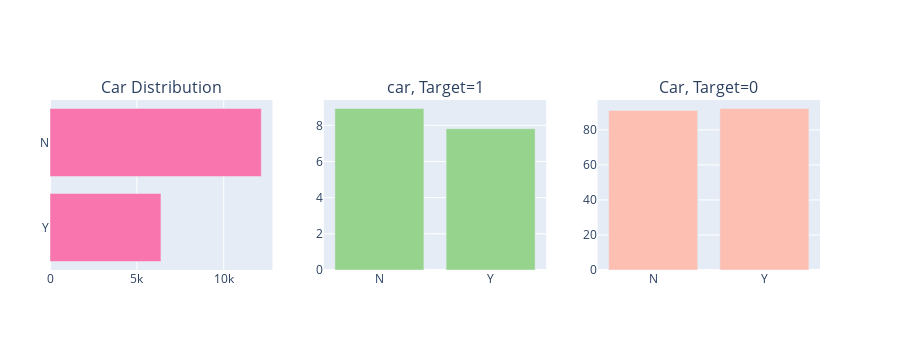

The cell this chart's notebook holds for it:
### Markdown cell above
## Exploratory Data Analysis

### Code cell
# Plotting a graph with comparison to the target variable distribution
tr0 = bar_hor(accept, "own_car", "Distribution of own_car Variable" ,"#f975ae", w=700, lm=100, return_trace= True)
tr1, tr2 = gp('own_car', 'Distribution of Target with Applicant Car')

fig = tls.make_subplots(rows=1, cols=3, print_grid=False, subplot_titles = ["Car Distribution" , "car, Target=1" ,"Car, Target=0"])
fig.append_trace(tr0, 1, 1);
fig.append_trace(tr1, 1, 2);
fig.append_trace(tr2, 1, 3);
fig['layout'].update(height=350, showlegend=False, margin=dict(l=50));
iplot(fig);

### Figure 1 — Plotly figure (JSON) as saved in the notebook; plotly's stock layout.template omitted (floating-point values rounded to 4 significant figures)
{"data": [{"marker": {"color": "#f975ae"}, "orientation": "h", "type": "bar", "x": [6386, 12163], "xaxis": "x", "y": ["Y", "N"], "yaxis": "y"}, {"marker": {"color": "#96D38C"}, "name": "Target : 1", "type": "bar", "x": ["N", "Y"], "xaxis": "x2", "y": [8.929, 7.814], "yaxis": "y2"}, {"marker": {"color": "#FEBFB3"}, "name": "Target : 0", "type": "bar", "x": ["N", "Y"], "xaxis": "x3", "y": [91.07, 92.19], "yaxis": "y3"}], "layout": {"annotations": [{"font": {"size": 16}, "showarrow": false, "text": "Car Distribution", "x": 0.1444, "xanchor": "center", "xref": "paper", "y": 1, "yanchor": "bottom", "yref": "paper"}, {"font": {"size": 16}, "showarrow": false, "text": "car, Target=1", "x": 0.5, "xanchor": "center", "xref": "paper", "y": 1, "yanchor": "bottom", "yref": "paper"}, {"font": {"size": 16}, "showarrow": false, "text": "Car, Target=0", "x": 0.8556, "xanchor": "center", "xref": "paper", "y": 1, "yanchor": "bottom", "yref": "paper"}], "height": 350, "margin": {"l": 50}, "showlegend": false, "xaxis": {"anchor": "y", "domain": [0, 0.2889]}, "xaxis2": {"anchor": "y2", "domain": [0.3556, 0.6444]}, "xaxis3": {"anchor": "y3", "domain": [0.7111, 1]}, "yaxis": {"anchor": "x", "domain": [0, 1]}, "yaxis2": {"anchor": "x2", "domain": [0, 1]}, "yaxis3": {"anchor": "x3", "domain": [0, 1]}}}
